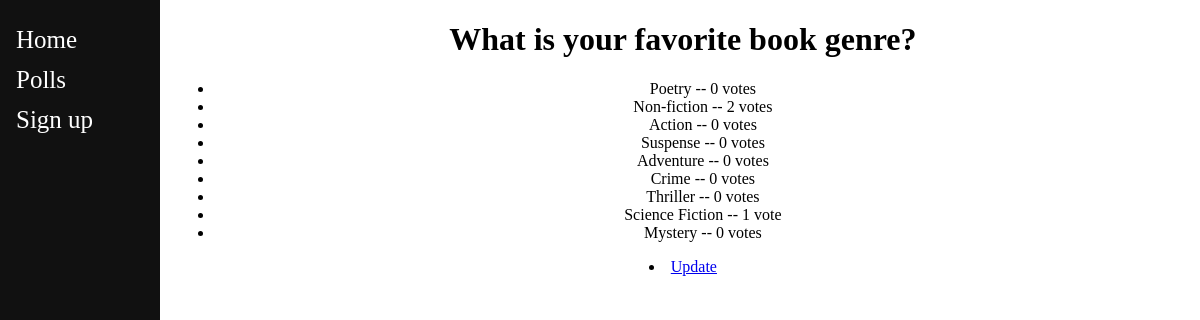
/polls/1/results/, run on an earlier commit of the app's database.
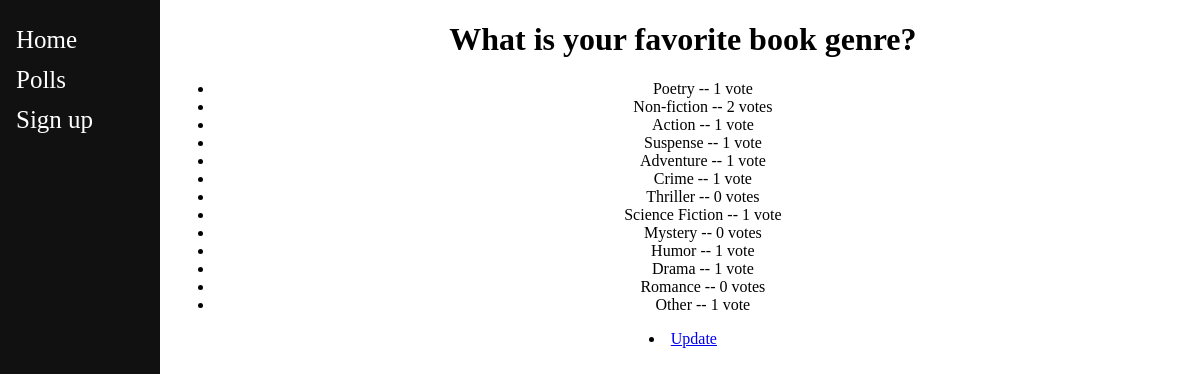
And on a later commit of the database.
### polls/models.py (models this page shows, shortened)
class Question(models.Model):
    question_text = models.CharField(max_length=200)
    pub_date = models.DateTimeField('date published')

class Choice(models.Model):
    question = models.ForeignKey(Question, on_delete=models.CASCADE)
    choice_text = models.CharField(max_length=200)
    votes = models.IntegerField(default=0)

### polls/views.py (the view)
# urls.py: path('<int:pk>/results/', views.ResultsView.as_view(), name='results'),
class ResultsView(generic.DetailView):
    model = Question
    template_name = 'polls/results.html'

### polls/templates/polls/results.html
{% extends "base_layout.html" %}
{% block content %}
<div class="sidenav">
		<a href="{% url 'index' %}">Home</a>
		<a href="/polls">Polls</a>
		<a href="/register"> Sign up</a>
</div>
<h1 style="text-align:center">{{ question.question_text }}</h1>
<ul>
{% for choice in question.choice_set.all %}
    <li style="text-align:center">{{ choice.choice_text }} -- {{ choice.votes }} vote{{ choice.votes|pluralize }}</li>
{% endfor %}
</ul>
 <li style="text-align:center"><a href="{% url 'polls:detail' question.id %}">Update</a></li>
{% endblock %}

### templates/base_layout.html (shortened to what this page needs)
<!DOCTYPE html>
<html>
	<head>
		{% load static %}
		<link rel="stylesheet" type="text/css" href="{% static 'home/homestyle.css' %}">
	</head>
	<body>
		<div class="sidenav">
			<a href="{% url 'index' %}">Home</a>
			<a href="/polls">Polls</a>
			{% if user.is_authenticated %}
				<a href="/login"> {{user.username}}</a>
				<a href="/logout"> Logout</a>
			{% else %}
				<a href="/register"> Signup</a>
				<a href="/login"> Login</a>
			{% endif %}
		</div>
		<div class="wrapper">
			{% block content %}
			{% endblock %}
		</div>
	</body>
</html>

### home/static/home/homestyle.css (style rules this page uses)
.sidenav { height:100%; width:160px; position: absolute; z-index:1; top:0; left:0; background-color:#111; overflow-x: :hidden; padding-top:20px; }
.sidenav a { padding:6px 8px 6px 16px; text-decoration: none; font-size:25px; color: #ffffff; display:block; }
.wrapper { margin-left: 14%; }

What changed in the data, as far as the page shows it:
changed Choice "Poetry": votes "0" → "1"
changed Choice "Action": votes "0" → "1"
changed Choice "Suspense": votes "0" → "1"
changed Choice "Adventure": votes "0" → "1"
changed Choice "Crime": votes "0" → "1"
added Choice: choice_text "Humor", votes "1"
added Choice: choice_text "Drama", votes "1"
added Choice: choice_text "Romance", votes "0"
added Choice: choice_text "Other", votes "1"
